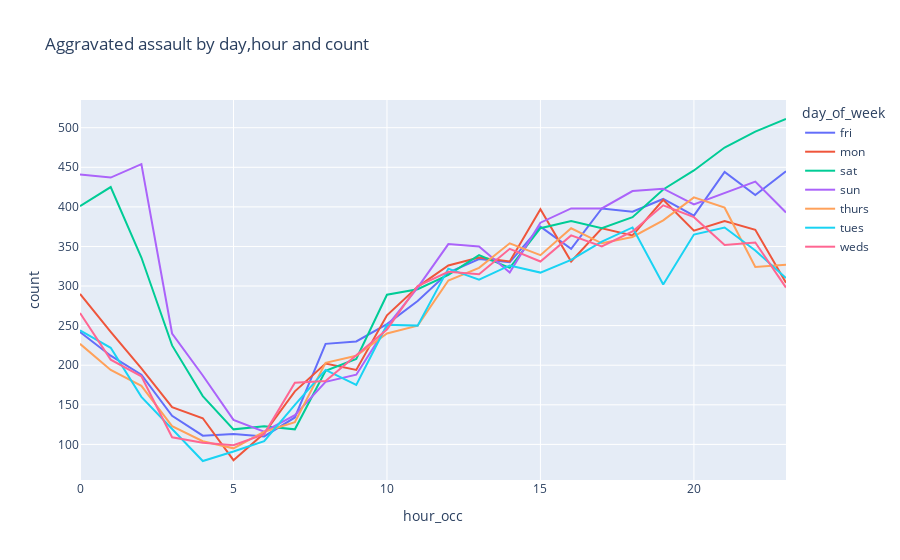

The cell this chart's notebook holds for it:
### Code cell
aggravated_assault = crime.loc[crime['crm cd'] == 230]
aggravated_assault = aggravated_assault.groupby(['day_of_week','hour_occ'], as_index = False).agg({'year_occ':'count'})
aggravated_assault = aggravated_assault.rename(columns = {"year_occ":"count"})
fig = px.line(aggravated_assault, x="hour_occ", y="count", color='day_of_week',title='Aggravated assault by day,hour and count')
fig.show()

### Figure 1 — Plotly figure (JSON) as saved in the notebook; plotly's stock layout.template omitted (floating-point values rounded to 4 significant figures)
{"data": [{"hovertemplate": "day_of_week=fri<br>hour_occ=%{x}<br>count=%{y}<extra></extra>", "legendgroup": "fri", "line": {"color": "#636efa", "dash": "solid"}, "marker": {"symbol": "circle"}, "mode": "lines", "name": "fri", "orientation": "v", "showlegend": true, "type": "scatter", "x": [0, 1, 2, 3, 4, 5, 6, 7, 8, 9, 10, 11, 12, 13, 14, 15, 16, 17, 18, 19, 20, 21, 22, 23], "xaxis": "x", "y": [242, 212, 188, 136, 111, 113, 110, 134, 227, 230, 252, 281, 317, 334, 330, 375, 347, 398, 394, 410, 389, 444, 415, 445], "yaxis": "y"}, {"hovertemplate": "day_of_week=mon<br>hour_occ=%{x}<br>count=%{y}<extra></extra>", "legendgroup": "mon", "line": {"color": "#EF553B", "dash": "solid"}, "marker": {"symbol": "circle"}, "mode": "lines", "name": "mon", "orientation": "v", "showlegend": true, "type": "scatter", "x": [0, 1, 2, 3, 4, 5, 6, 7, 8, 9, 10, 11, 12, 13, 14, 15, 16, 17, 18, 19, 20, 21, 22, 23], "xaxis": "x", "y": [290, 242, 196, 147, 133, 80, 114, 167, 202, 194, 263, 299, 326, 336, 331, 397, 331, 373, 364, 409, 370, 382, 371, 304], "yaxis": "y"}, {"hovertemplate": "day_of_week=sat<br>hour_occ=%{x}<br>count=%{y}<extra></extra>", "legendgroup": "sat", "line": {"color": "#00cc96", "dash": "solid"}, "marker": {"symbol": "circle"}, "mode": "lines", "name": "sat", "orientation": "v", "showlegend": true, "type": "scatter", "x": [0, 1, 2, 3, 4, 5, 6, 7, 8, 9, 10, 11, 12, 13, 14, 15, 16, 17, 18, 19, 20, 21, 22, 23], "xaxis": "x", "y": [401, 425, 336, 225, 161, 119, 123, 119, 193, 208, 289, 296, 314, 339, 323, 373, 382, 373, 387, 422, 446, 475, 495, 511], "yaxis": "y"}, {"hovertemplate": "day_of_week=sun<br>hour_occ=%{x}<br>count=%{y}<extra></extra>", "legendgroup": "sun", "line": {"color": "#ab63fa", "dash": "solid"}, "marker": {"symbol": "circle"}, "mode": "lines", "name": "sun", "orientation": "v", "showlegend": true, "type": "scatter", "x": [0, 1, 2, 3, 4, 5, 6, 7, 8, 9, 10, 11, 12, 13, 14, 15, 16, 17, 18, 19, 20, 21, 22, 23], "xaxis": "x", "y": [441, 437, 454, 240, 187, 131, 116, 137, 179, 188, 249, 298, 353, 350, 317, 380, 398, 398, 420, 423, 403, 418, 432, 393], "yaxis": "y"}, {"hovertemplate": "day_of_week=thurs<br>hour_occ=%{x}<br>count=%{y}<extra></extra>", "legendgroup": "thurs", "line": {"color": "#FFA15A", "dash": "solid"}, "marker": {"symbol": "circle"}, "mode": "lines", "name": "thurs", "orientation": "v", "showlegend": true, "type": "scatter", "x": [0, 1, 2, 3, 4, 5, 6, 7, 8, 9, 10, 11, 12, 13, 14, 15, 16, 17, 18, 19, 20, 21, 22, 23], "xaxis": "x", "y": [227, 194, 174, 123, 104, 95, 116, 128, 203, 212, 240, 250, 307, 323, 354, 339, 373, 354, 362, 383, 412, 399, 324, 327], "yaxis": "y"}, {"hovertemplate": "day_of_week=tues<br>hour_occ=%{x}<br>count=%{y}<extra></extra>", "legendgroup": "tues", "line": {"color": "#19d3f3", "dash": "solid"}, "marker": {"symbol": "circle"}, "mode": "lines", "name": "tues", "orientation": "v", "showlegend": true, "type": "scatter", "x": [0, 1, 2, 3, 4, 5, 6, 7, 8, 9, 10, 11, 12, 13, 14, 15, 16, 17, 18, 19, 20, 21, 22, 23], "xaxis": "x", "y": [244, 222, 160, 119, 79, 91, 104, 150, 194, 175, 251, 250, 322, 308, 326, 317, 333, 356, 374, 302, 365, 374, 345, 310], "yaxis": "y"}, {"hovertemplate": "day_of_week=weds<br>hour_occ=%{x}<br>count=%{y}<extra></extra>", "legendgroup": "weds", "line": {"color": "#FF6692", "dash": "solid"}, "marker": {"symbol": "circle"}, "mode": "lines", "name": "weds", "orientation": "v", "showlegend": true, "type": "scatter", "x": [0, 1, 2, 3, 4, 5, 6, 7, 8, 9, 10, 11, 12, 13, 14, 15, 16, 17, 18, 19, 20, 21, 22, 23], "xaxis": "x", "y": [266, 207, 186, 109, 102, 99, 113, 178, 180, 212, 245, 300, 318, 315, 347, 331, 364, 350, 369, 402, 387, 352, 355, 298], "yaxis": "y"}], "layout": {"legend": {"title": {"text": "day_of_week"}, "tracegroupgap": 0}, "title": {"text": "Aggravated assault by day,hour and count"}, "xaxis": {"anchor": "y", "domain": [0, 1], "title": {"text": "hour_occ"}}, "yaxis": {"anchor": "x", "domain": [0, 1], "title": {"text": "count"}}}}
